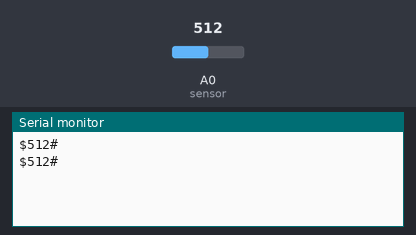
Simulated run of this sketch. Board: Arduino Uno, built with avr-gcc and run on an emulated ATmega328P. On the bench: the last lines printed to the serial monitor. The inputs (shaded band) are chosen by the test bench; at power-on: A0 (sensor) = 512.

Above: at 5.8 s.
5.9 s: A0 (sensor) set to 716
At 10.9 s:
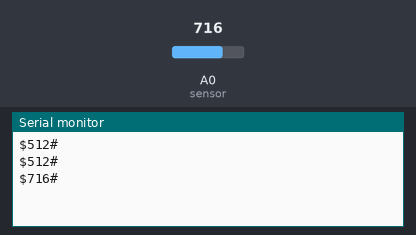
11.9 s: A0 (sensor) set to 900
At 15.9 s:
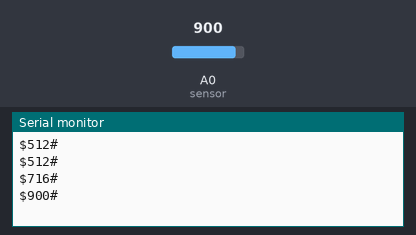
Timing chart, 0 to 17.4 s (numbered marks = the images above; inputs shaded):
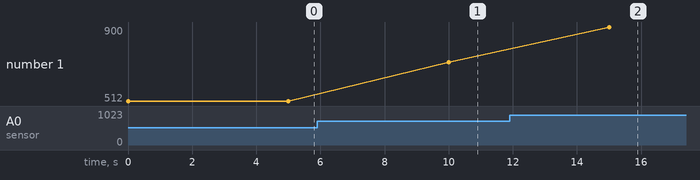

The sketch:

SensorLDRJava.ino
```cpp
/**************************************************************
   Projeto Arduino sensor de luminosidade --> integração Serial
   Prof. Ms. Paulo Barreto
   Aula: 11/10/2014
   Exemplo de atualização de leitura de sensor LDR
**************************************************************/
int sensor = 0;      //Pino analógico em que o sensor está conectado.
int valorSensor = 0; //variável usada para ler o valor do sensor em tempo real.

//Função setup, executado uma vez ao ligar o Arduino.
void setup(){
  //Ativando o serial monitor que exibirá os valores lidos no sensor.
  Serial.begin(9600);
}

//Função loop, executado enquanto o Arduino estiver ligado.
void loop(){
  //Lendo o valor do sensor.
  int valorSensor = analogRead(sensor);
  //Imprimindo valor na serial
  Serial.print("$");
  Serial.print(valorSensor);
  Serial.println("#");
  //Aguarda 'n' milissegundos
  delay(5000);
}
```

Measured:
- after the input at 5.9 s, the serial monitor: prints a new line after 4.1 s (image 1)
- after the input at 11.9 s, the serial monitor: prints a new line after 3.1 s (image 2)
- plotted number 1: 512 → 716 after the input at 5.9 s, 716 → 900 after the input at 11.9 s
